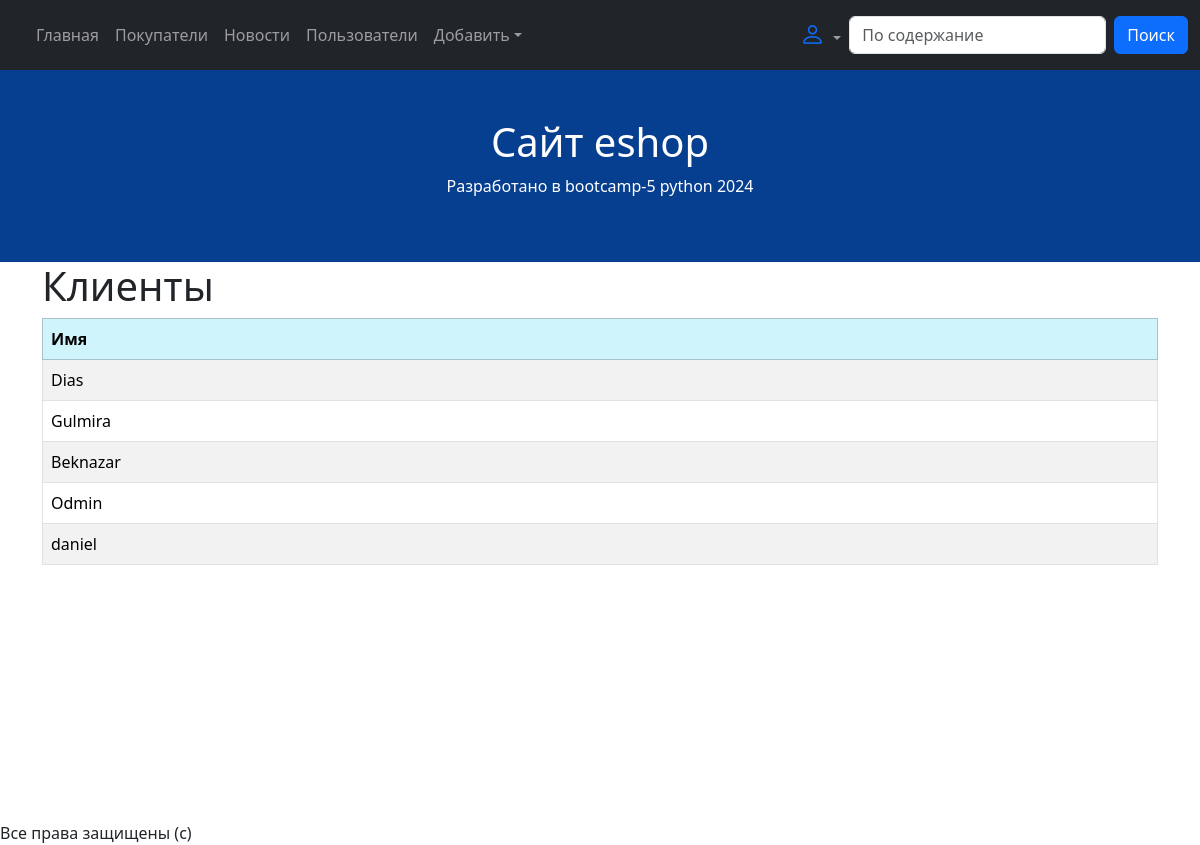
Page /costumers/ on the committed database.
### costumerapp/models.py (models this page shows, shortened)
class Costumer(models.Model):
    name = models.CharField(max_length=100)
    gender = models.CharField(max_length=100)
    age = models.IntegerField()
    user = models.OneToOneField(
        to=User,
        on_delete=models.SET_NULL,
        null=True, blank=True
    )

### costumerapp/views.py (the view)
# urls.py: path('costumers/', costumer_view),
def costumer_view(request):
    costumer_list = Costumer.objects.all()
    context = {"costumers": costumer_list}
    return render(request, 'costumers.html', context)

### costumerapp/templates/costumers.html
{% extends 'base.html' %}
{% block content %}
<h1>Клиенты</h1>
<table class="table table-striped table-bordered table-hover">
    <thead>
        <tr class="table-info">
            <th>Имя</th>
        </tr>
    </thead>
    <tbody>
        {% for costumer in costumers %}
            <tr>
                <td>{{ costumer.name }}</td>
            </tr>
        {% endfor %}
    </tbody>
</table>
{% endblock %}

### rows in the picture
Costumer: name "Dias"
Costumer: name "Gulmira"
Costumer: name "Beknazar"
Costumer: name "Odmin"
Costumer: name "daniel"
